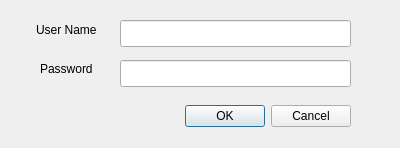
<?xml version="1.0" encoding="UTF-8"?>
<ui version="4.0">
 <class>LoginDialog</class>
 <widget class="QDialog" name="LoginDialog">
  <property name="geometry">
   <rect>
    <x>0</x>
    <y>0</y>
    <width>400</width>
    <height>148</height>
   </rect>
  </property>
  <property name="windowTitle">
   <string>Login</string>
  </property>
  <widget class="QDialogButtonBox" name="buttonBox">
   <property name="geometry">
    <rect>
     <x>10</x>
     <y>100</y>
     <width>341</width>
     <height>32</height>
    </rect>
   </property>
   <property name="orientation">
    <enum>Qt::Horizontal</enum>
   </property>
   <property name="standardButtons">
    <set>QDialogButtonBox::Cancel|QDialogButtonBox::Ok</set>
   </property>
  </widget>
  <widget class="QLabel" name="label">
   <property name="geometry">
    <rect>
     <x>36</x>
     <y>20</y>
     <width>81</width>
     <height>20</height>
    </rect>
   </property>
   <property name="text">
    <string>User Name</string>
   </property>
  </widget>
  <widget class="QLabel" name="label_2">
   <property name="geometry">
    <rect>
     <x>40</x>
     <y>60</y>
     <width>67</width>
     <height>17</height>
    </rect>
   </property>
   <property name="text">
    <string>Password</string>
   </property>
  </widget>
  <widget class="QLineEdit" name="lineEdit">
   <property name="geometry">
    <rect>
     <x>120</x>
     <y>20</y>
     <width>231</width>
     <height>27</height>
    </rect>
   </property>
  </widget>
  <widget class="QLineEdit" name="lineEdit_2">
   <property name="geometry">
    <rect>
     <x>120</x>
     <y>60</y>
     <width>231</width>
     <height>27</height>
    </rect>
   </property>
  </widget>
 </widget>
 <resources/>
 <connections>
  <connection>
   <sender>buttonBox</sender>
   <signal>accepted()</signal>
   <receiver>LoginDialog</receiver>
   <slot>accept()</slot>
   <hints>
    <hint type="sourcelabel">
     <x>248</x>
     <y>254</y>
    </hint>
    <hint type="destinationlabel">
     <x>157</x>
     <y>274</y>
    </hint>
   </hints>
  </connection>
  <connection>
   <sender>buttonBox</sender>
   <signal>rejected()</signal>
   <receiver>LoginDialog</receiver>
   <slot>reject()</slot>
   <hints>
    <hint type="sourcelabel">
     <x>316</x>
     <y>260</y>
    </hint>
    <hint type="destinationlabel">
     <x>286</x>
     <y>274</y>
    </hint>
   </hints>
  </connection>
  <connection>
   <sender>lineEdit</sender>
   <signal>textChanged(QString)</signal>
   <receiver>LoginDialog</receiver>
   <slot>updateOKButtonState()</slot>
   <hints>
    <hint type="sourcelabel">
     <x>306</x>
     <y>52</y>
    </hint>
    <hint type="destinationlabel">
     <x>725</x>
     <y>55</y>
    </hint>
   </hints>
  </connection>
  <connection>
   <sender>lineEdit_2</sender>
   <signal>textChanged(QString)</signal>
   <receiver>LoginDialog</receiver>
   <slot>updateOKButtonState()</slot>
   <hints>
    <hint type="sourcelabel">
     <x>240</x>
     <y>95</y>
    </hint>
    <hint type="destinationlabel">
     <x>508</x>
     <y>91</y>
    </hint>
   </hints>
  </connection>
 </connections>
 <slots>
  <slot>updateOKButtonState()</slot>
 </slots>
</ui>
